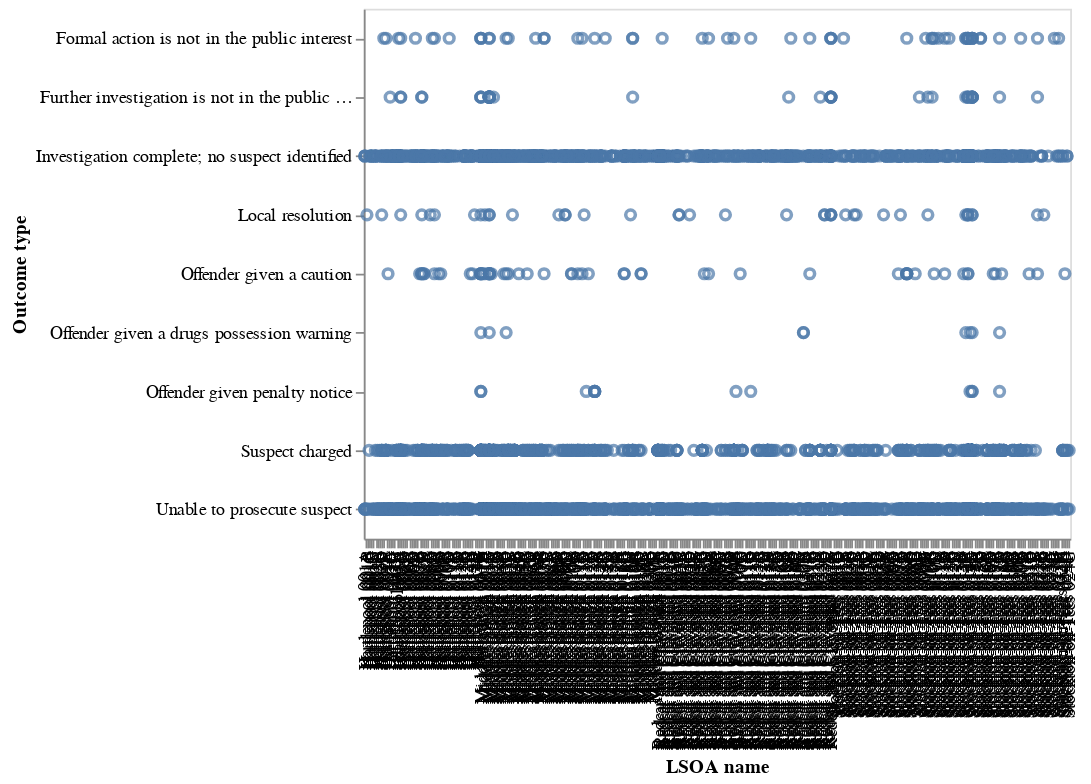

Notebook code cell kept with this figure:
### Markdown cell above
### Plotting example with Altair

### Code cell
alt.Chart(df_crimes[:4000]).mark_point().encode(
    x='LSOA name',
    y='Outcome type'
)

### Figure 1 — Vega-Lite specification as saved in the notebook (floating-point values rounded to 4 significant figures; data arrays with more than 128 entries replaced by an {"elided": "..."} marker saying what was removed)
{"$schema": "https://vega.github.io/schema/vega-lite/v2.4.1.json", "config": {"view": {"height": 300, "width": 400}}, "data": {"values": {"elided": "4000 records"}}, "encoding": {"x": {"field": "LSOA name", "type": "nominal"}, "y": {"field": "Outcome type", "type": "nominal"}}, "mark": "point"}
